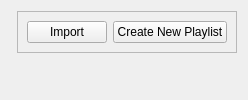
            <widget class="QWidget" name="playlist_page">
             <layout class="QVBoxLayout" name="verticalLayout_25">
              <item>
               <layout class="QHBoxLayout" name="horizontalLayout_9">
                <item>
                 <widget class="QFrame" name="r1c1f">
                  <property name="sizePolicy">
                   <sizepolicy hsizetype="Expanding" vsizetype="Minimum">
                    <horstretch>0</horstretch>
                    <verstretch>0</verstretch>
                   </sizepolicy>
                  </property>
                  <property name="frameShape">
                   <enum>QFrame::StyledPanel</enum>
                  </property>
                  <property name="frameShadow">
                   <enum>QFrame::Raised</enum>
                  </property>
                 </widget>
                </item>
                <item>
                 <widget class="QFrame" name="r1c2f">
                  <property name="sizePolicy">
                   <sizepolicy hsizetype="Fixed" vsizetype="Fixed">
                    <horstretch>0</horstretch>
                    <verstretch>0</verstretch>
                   </sizepolicy>
                  </property>
                  <property name="frameShape">
                   <enum>QFrame::StyledPanel</enum>
                  </property>
                  <property name="frameShadow">
                   <enum>QFrame::Raised</enum>
                  </property>
                  <layout class="QVBoxLayout" name="verticalLayout_11">
                   <item>
                    <layout class="QHBoxLayout" name="horizontalLayout_8">
                     <item>
                      <widget class="QPushButton" name="import_btn">
                       <property name="cursor">
                        <cursorShape>PointingHandCursor</cursorShape>
                       </property>
                       <property name="text">
                        <string>Import</string>
                       </property>
                      </widget>
                     </item>
                     <item>
                      <widget class="QPushButton" name="create_new_playlist_btn">
                       <property name="cursor">
                        <cursorShape>PointingHandCursor</cursorShape>
                       </property>
                       <property name="text">
                        <string>Create New Playlist</string>
                       </property>
                      </widget>
                     </item>
                    </layout>
                   </item>
                  </layout>
                 </widget>
                </item>
               </layout>
              </item>
              <item>
               <widget class="QWidget" name="r2c1w" native="true">
                <property name="sizePolicy">
                 <sizepolicy hsizetype="Preferred" vsizetype="Expanding">
                  <horstretch>0</horstretch>
                  <verstretch>0</verstretch>
                 </sizepolicy>
                </property>
               </widget>
              </item>
             </layout>
            </widget>
